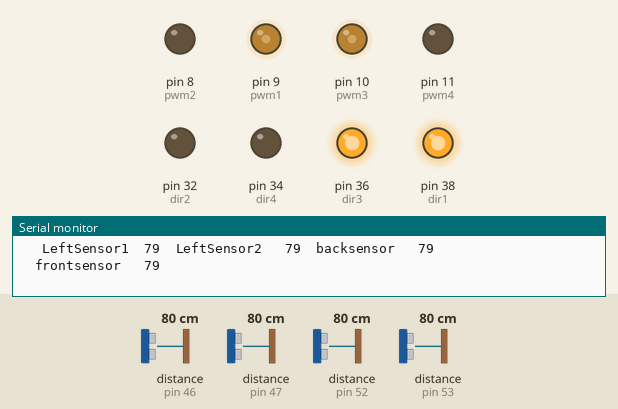
This sketch was run on a simulated Arduino Mega 2560, built with avr-gcc and run on an emulated ATmega2560. Parts: output pins drawn as LEDs (lit = HIGH), the last lines printed to the serial monitor. Wiring (inferred from the names in the program): 4 × ultrasonic range finder: trigger pin 48, echo pin 46 / trigger pin 49, echo pin 47 / trigger pin 50, echo pin 52 / trigger pin 51, echo pin 53. The inputs (shaded band) are chosen by the test bench; at power-on: distance to the obstacle (sensors on pin 47, pin 52, pin 53, pin 46) 80 cm. The echo pulse lasts 58.3 µs per cm; pins used as bus, display or sensor lines are not drawn.

Above: at 1.2 s.
1.3 s: distance to the obstacle (sensor on pin 47) set to 143 cm
4.3 s: distance to the obstacle (sensor on pin 47) set to 152 cm
At 5.5 s:
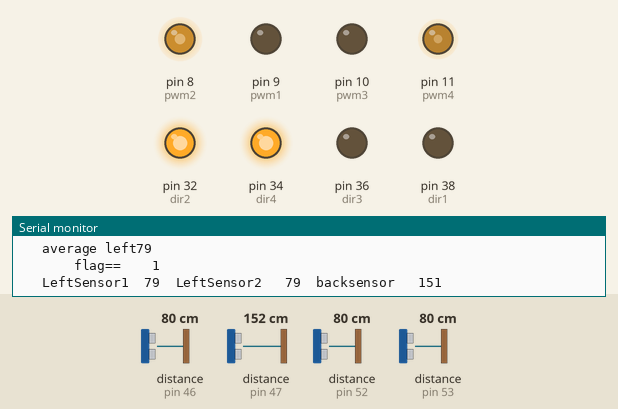
5.8 s: distance to the obstacle (sensor on pin 52) set to 71 cm
At 6.9 s:
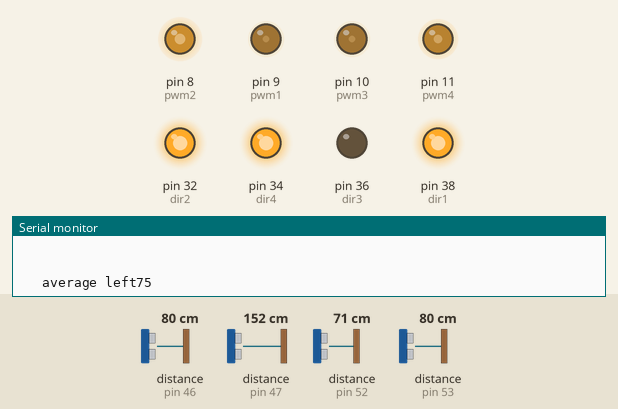
7.4 s: distance to the obstacle (sensor on pin 53) set to 77 cm
At 8.8 s:
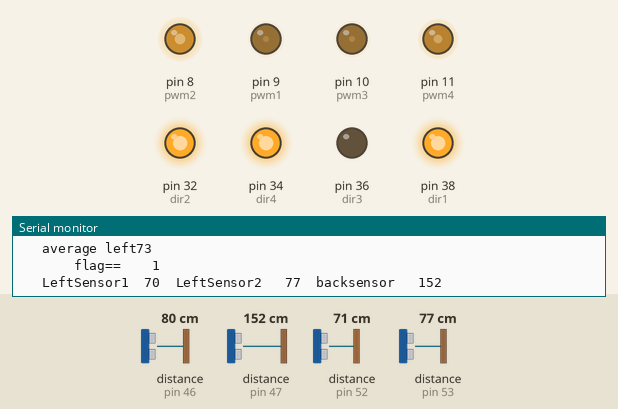
10.4 s: distance to the obstacle (sensor on pin 53) set to 72 cm
At 11.0 s:
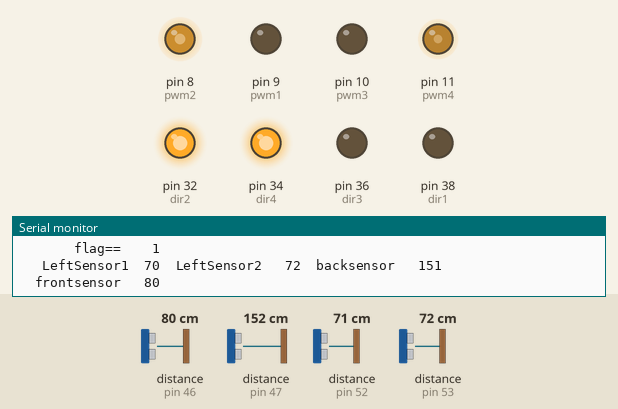
12.0 s: distance to the obstacle (sensor on pin 52) set to 2 cm
At 13.4 s:
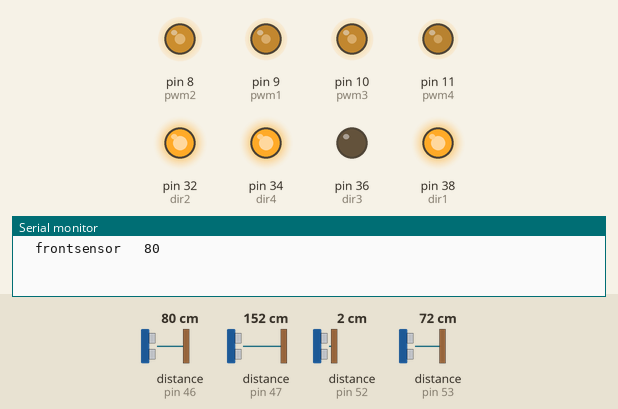
Timing chart, 0 to 14.6 s (numbered marks = the images above; inputs shaded):
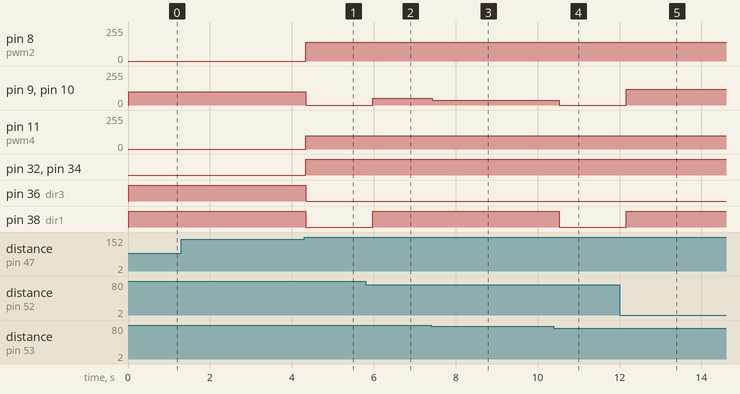

The sketch:

newalgo.ino
```cpp
int trigPin1 = 50;
int echoPin1 = 52;
int trigPin2 = 51;
int echoPin2 = 53;
int trigPin3 = 49;
int echoPin3 = 47;
int trigPin4 = 48;
int echoPin4 = 46;

int dir1 = 38, dir2 = 32, dir3 = 36, dir4 = 34;
int pwm1 = 9, pwm2 = 8, pwm3 = 10 , pwm4 = 11;


int lastback, backsensor, errorback, ls1, ls2, avgls;
double pulse, inches, cm, distance, duration;
int frontsensor;

int lastl1 = 0, lastl2 = 0, lastls = 0, errorls;

int kp = 5, kd = 0, ki = 0;
int p = 0, i = 0, d = 0, pid = 0;

int flag = 0;

void setup()
{
  Serial.begin(9600);

  pinMode(trigPin1 , OUTPUT);
  pinMode(echoPin1, INPUT);
  pinMode(trigPin2, OUTPUT);
  pinMode(echoPin2, INPUT);
  pinMode(trigPin3, OUTPUT);
  pinMode(echoPin3, INPUT);
  pinMode(trigPin4, OUTPUT);
  pinMode(echoPin4, INPUT);

  pinMode(pwm1, OUTPUT);
  pinMode(dir1, OUTPUT);
  pinMode(pwm2, OUTPUT);
  pinMode(dir2, OUTPUT);
  pinMode(pwm3, OUTPUT);
  pinMode(dir3, OUTPUT);
  pinMode(pwm4, OUTPUT);
  pinMode(dir4, OUTPUT);

}


void loop()
{

  // ********************************************************************

  SonarSensor(trigPin1, echoPin1);
  ls1 = distance;
  SonarSensor(trigPin2, echoPin2);
  ls2 = distance;
  SonarSensor(trigPin3, echoPin3);
  backsensor = distance;
  SonarSensor(trigPin4, echoPin4);
  frontsensor = distance;


  avgls = (ls1 + ls2) / 2;
  errorls = ls1 - ls2;
  cal();


  if (flag == 0)
  {
    if (backsensor <= 145)
    {
      dialeft();

     }
    else if (backsensor > 145 )
    {
      analogWrite(pwm1, 0);
      digitalWrite(dir1, HIGH);
      analogWrite(pwm3, 0);
      digitalWrite(dir3, HIGH);
      flag = 1;
    }
  }


  if (flag == 1)
  {
    if (backsensor < 300)
    {
      diaright();
      correctr();
    }
    else if (backsensor >= 300)
    {
      analogWrite(pwm2, 0);
      digitalWrite(dir2, HIGH);
      analogWrite(pwm4, 0);
      digitalWrite(dir4, HIGH);


      flag = 2;
    }
  }

  if (flag == 2 )
  {
    if (frontsensor > 170)
    {
      dialeft();
      correctl();
    }
    else if (frontsensor <= 170 )
    {

      analogWrite(pwm1, 0);
      digitalWrite(dir1, HIGH);
      analogWrite(pwm3, 0);
      digitalWrite(dir3, HIGH);

      flag = 3;
    }
  }
  if (flag == 3)
  {
    if (frontsensor > 80)
    {
      diaright();
      correctr();
    }
    else if (frontsensor <= 80)
      {
        flag = 4;
        analogWrite(pwm2, 0);
        digitalWrite(dir2, HIGH);
        analogWrite(pwm4, 0);
        digitalWrite(dir4, HIGH);

      }
  }

 if(flag == 4)
 {
  set_zero();

 }


  Serial.print("   LeftSensor1  ");
  Serial.print(ls1);
  Serial.print("  LeftSensor2   ");
  Serial.print(ls2);
  Serial.print("  backsensor   "  );
  Serial.println(backsensor);
  Serial.print("  frontsensor   "  );
  Serial.println(frontsensor);


  Serial.println("                  ");
  Serial.println("                  ");
  Serial.println("                  ");

  Serial.print("   average left" );
  Serial.println(avgls);
  Serial.print("       flag==    ");
  Serial.println(flag);
  lastls = avgls;

}


void SonarSensor(int trigPin, int echoPin)
{


  digitalWrite(trigPin, LOW);
  delayMicroseconds(2);
  digitalWrite(trigPin, HIGH);
  delayMicroseconds(10);
  digitalWrite(trigPin, LOW);
  duration = pulseIn(echoPin, HIGH);
  distance = (duration / 2) / 29.1;

}


void dialeft()
{

  analogWrite(pwm1, 100);
  digitalWrite(dir1, HIGH);
  analogWrite(pwm3, 100);
  digitalWrite(dir3, HIGH);

}

void diaright()
{
  analogWrite(pwm2, 140);
  digitalWrite(dir2, HIGH);
  analogWrite(pwm4, 100);
  digitalWrite(dir4, HIGH);

}


void correctl()
{


  if (errorls < -5)
  {
    analogWrite(pwm2, (pid * 1.4));
    digitalWrite(dir2, HIGH);
    analogWrite(pwm4, pid);
    digitalWrite(dir4, LOW);

  }
  if (errorls > 5)
  {
    analogWrite(pwm2, (pid * 1.4));
    digitalWrite(dir2, LOW);
    analogWrite(pwm4, pid);
    digitalWrite(dir4, HIGH);

  }

  if ((errorls > -5) && (errorls < 5))
  {
    analogWrite(pwm2, 0);
    digitalWrite(dir2, LOW);
    analogWrite(pwm4, 0);
    digitalWrite(dir4, HIGH);

  }
}


void correctr()
{


  if (errorls < -5)
  {
    analogWrite(pwm1, pid );
    digitalWrite(dir1, HIGH);
    analogWrite(pwm3, pid);
    digitalWrite(dir3, LOW);

  }
  if (errorls > 5)
  {
    analogWrite(pwm1, pid );
    digitalWrite(dir1, LOW);
    analogWrite(pwm3, pid);
    digitalWrite(dir3, HIGH);

  }

  if ((errorls > -5) && (errorls < 5))
  {
    analogWrite(pwm1, 0);
    digitalWrite(dir1, LOW);
    analogWrite(pwm3, 0);
    digitalWrite(dir3, LOW);

  }
}

void set_zero()
{


  analogWrite(pwm1, 0);
  analogWrite(pwm2, 0);
  analogWrite(pwm3, 0);
  analogWrite(pwm4, 0);


}
void cal()
{

  if (errorls > 0)
  {
    p = errorls * kp;
    d = (errorls - lastls) * kd;

    pid = (p + d );

    if (pid > 120)
      pid = 120;
  }

  if (errorls < 0)
  {
    p = (-errorls) * kp;
    d = abs(errorls - lastls) * kd;
    pid = (p + d );

    if (pid > 120)
      pid = 120;
  }
}
```

Measured:
- the behaviour switches between 146 and 147 cm on distance to the obstacle (sensor on pin 47) (found by bisection; images 0 and 1)
- the behaviour switches between 76 and 75 cm on distance to the obstacle (sensor on pin 52) (found by bisection; images 1 and 2)
- the behaviour switches between 75 and 74 cm on distance to the obstacle (sensor on pin 53) (found by bisection; images 3 and 4)
- after the input at 4.3 s, pin 8 (pwm2): 0/255 → 140/255 at once; pin 9 (pwm1), pin 10 (pwm3): 100/255 → 0/255 at once; pin 11 (pwm4): 0/255 → 100/255 at once; pin 32 (dir2), pin 34 (dir4): LOW → HIGH at once; pin 36 (dir3), pin 38 (dir1): HIGH → LOW at once
- after the input at 5.8 s, pin 9 (pwm1), pin 10 (pwm3): 0/255 → 50/255 after 0.18 s; pin 38 (dir1): LOW → HIGH after 0.18 s
- after the input at 7.4 s, pin 9 (pwm1), pin 10 (pwm3): 50/255 → 35/255 at once
- after the input at 10.4 s, pin 9 (pwm1), pin 10 (pwm3): 35/255 → 0/255 after 0.13 s; pin 38 (dir1): HIGH → LOW after 0.13 s
- after the input at 12.0 s, pin 9 (pwm1), pin 10 (pwm3): 0/255 → 120/255 after 0.16 s; pin 38 (dir1): LOW → HIGH after 0.16 s
